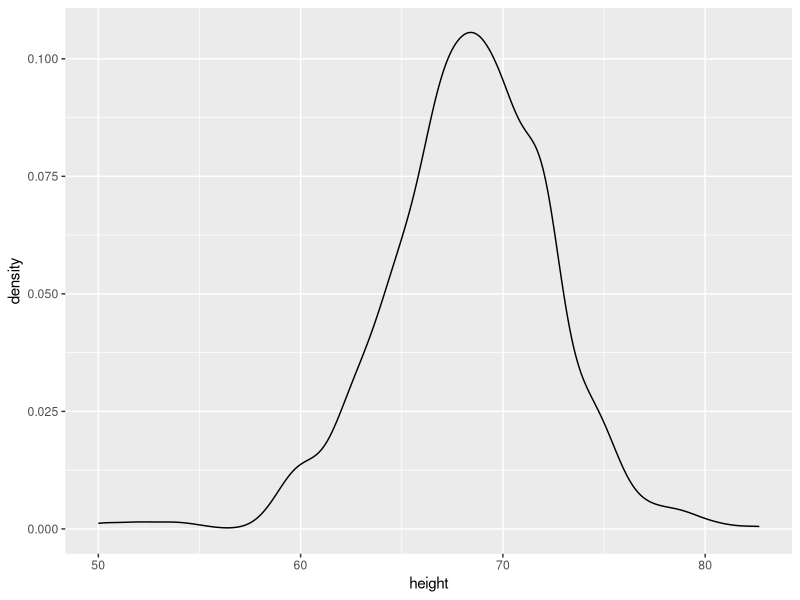

Write R code to recreate this figure.
## Cargamos las librerías y seleccionamos los datos
library(dplyr)
library(ggplot2)
library(dslabs)
data(heights)

# creamos el gráfico
heights %>% ggplot(aes(height)) +
    geom_density() # agregamos la capa del gráfico de densidad
